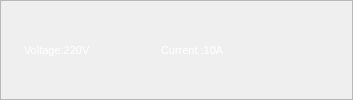
               <widget class="QFrame" name="left_11">
                <property name="sizePolicy">
                 <sizepolicy hsizetype="Expanding" vsizetype="Expanding">
                  <horstretch>11</horstretch>
                  <verstretch>5</verstretch>
                 </sizepolicy>
                </property>
                <property name="minimumSize">
                 <size>
                  <width>344</width>
                  <height>36</height>
                 </size>
                </property>
                <property name="styleSheet">
                 <string notr="true">#left_11{
	border-image: url(:/images/phptps/frame 1-01.svg);

	
	margin-top:3%
}</string>
                </property>
                <property name="frameShape">
                 <enum>QFrame::StyledPanel</enum>
                </property>
                <property name="frameShadow">
                 <enum>QFrame::Raised</enum>
                </property>
                <layout class="QHBoxLayout" name="horizontalLayout_74">
                 <property name="leftMargin">
                  <number>23</number>
                 </property>
                 <property name="topMargin">
                  <number>2</number>
                 </property>
                 <property name="rightMargin">
                  <number>22</number>
                 </property>
                 <property name="bottomMargin">
                  <number>2</number>
                 </property>
                 <item>
                  <widget class="QLabel" name="voltage_10">
                   <property name="sizePolicy">
                    <sizepolicy hsizetype="Expanding" vsizetype="Expanding">
                     <horstretch>4</horstretch>
                     <verstretch>2</verstretch>
                    </sizepolicy>
                   </property>
                   <property name="minimumSize">
                    <size>
                     <width>81</width>
                     <height>0</height>
                    </size>
                   </property>
                   <property name="font">
                    <font>
                     <pointsize>8</pointsize>
                    </font>
                   </property>
                   <property name="styleSheet">
                    <string notr="true">color: rgb(255, 255, 255);
	background-color: transparent;
	border:none;</string>
                   </property>
                   <property name="text">
                    <string>Voltage:220V</string>
                   </property>
                  </widget>
                 </item>
                 <item>
                  <widget class="QLabel" name="label_79">
                   <property name="sizePolicy">
                    <sizepolicy hsizetype="Expanding" vsizetype="Expanding">
                     <horstretch>1</horstretch>
                     <verstretch>1</verstretch>
                    </sizepolicy>
                   </property>
                   <property name="minimumSize">
                    <size>
                     <width>44</width>
                     <height>0</height>
                    </size>
                   </property>
                   <property name="styleSheet">
                    <string notr="true">#label_79{

		background-color: transparent;
	border:none;
	image: url(:/images/phptps/display-voltage-05.svg);
margin:7
}</string>
                   </property>
                   <property name="text">
                    <string/>
                   </property>
                  </widget>
                 </item>
                 <item>
                  <widget class="QLabel" name="amper_6">
                   <property name="sizePolicy">
                    <sizepolicy hsizetype="Expanding" vsizetype="Expanding">
                     <horstretch>4</horstretch>
                     <verstretch>2</verstretch>
                    </sizepolicy>
                   </property>
                   <property name="minimumSize">
                    <size>
                     <width>73</width>
                     <height>0</height>
                    </size>
                   </property>
                   <property name="font">
                    <font>
                     <pointsize>8</pointsize>
                    </font>
                   </property>
                   <property name="styleSheet">
                    <string notr="true">color: rgb(255, 255, 255);
	background-color: transparent;
	border:none;</string>
                   </property>
                   <property name="text">
                    <string>Current :10A</string>
                   </property>
                  </widget>
                 </item>
                 <item>
                  <widget class="QLabel" name="label_80">
                   <property name="sizePolicy">
                    <sizepolicy hsizetype="Expanding" vsizetype="Expanding">
                     <horstretch>1</horstretch>
                     <verstretch>1</verstretch>
                    </sizepolicy>
                   </property>
                   <property name="minimumSize">
                    <size>
                     <width>27</width>
                     <height>0</height>
                    </size>
                   </property>
                   <property name="styleSheet">
                    <string notr="true">
		background-color: transparent;
	border:none;
	image: url(:/images/phptps/display-voltage-04.svg);
	</string>
                   </property>
                   <property name="text">
                    <string/>
                   </property>
                  </widget>
                 </item>
                 <item>
                  <widget class="QLabel" name="label_81">
                   <property name="sizePolicy">
                    <sizepolicy hsizetype="Preferred" vsizetype="Preferred">
                     <horstretch>1</horstretch>
                     <verstretch>1</verstretch>
                    </sizepolicy>
                   </property>
                   <property name="minimumSize">
                    <size>
                     <width>24</width>
                     <height>26</height>
                    </size>
                   </property>
                   <property name="styleSheet">
                    <string notr="true">
		background-color: transparent;
	border:none;
	image: url(:/images/phptps/display-voltage-06.svg);
</string>
                   </property>
                   <property name="text">
                    <string/>
                   </property>
                  </widget>
                 </item>
                 <item>
                  <widget class="QLabel" name="label_82">
                   <property name="sizePolicy">
                    <sizepolicy hsizetype="Expanding" vsizetype="Expanding">
                     <horstretch>1</horstretch>
                     <verstretch>1</verstretch>
                    </sizepolicy>
                   </property>
                   <property name="minimumSize">
                    <size>
                     <width>27</width>
                     <height>0</height>
                    </size>
                   </property>
                   <property name="styleSheet">
                    <string notr="true">
		background-color: transparent;
	border:none;
	image: url(:/images/phptps/display-voltage-03.svg);
</string>
                   </property>
                   <property name="text">
                    <string/>
                   </property>
                  </widget>
                 </item>
                </layout>
               </widget>
